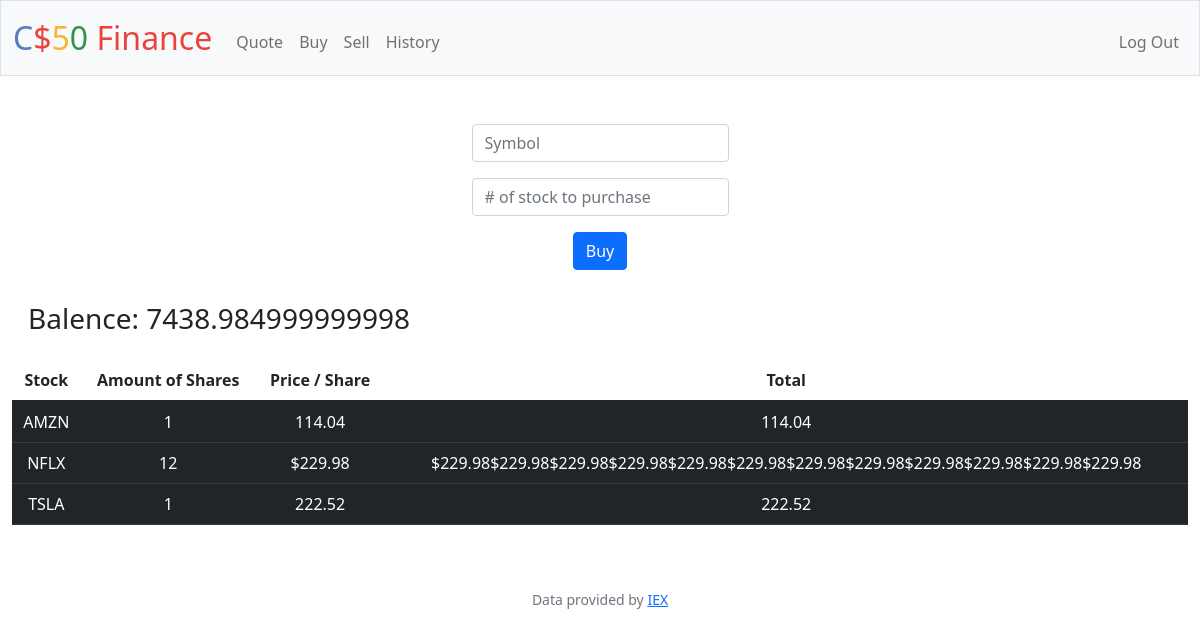
The page /buy (signed in) on the database as committed earlier.
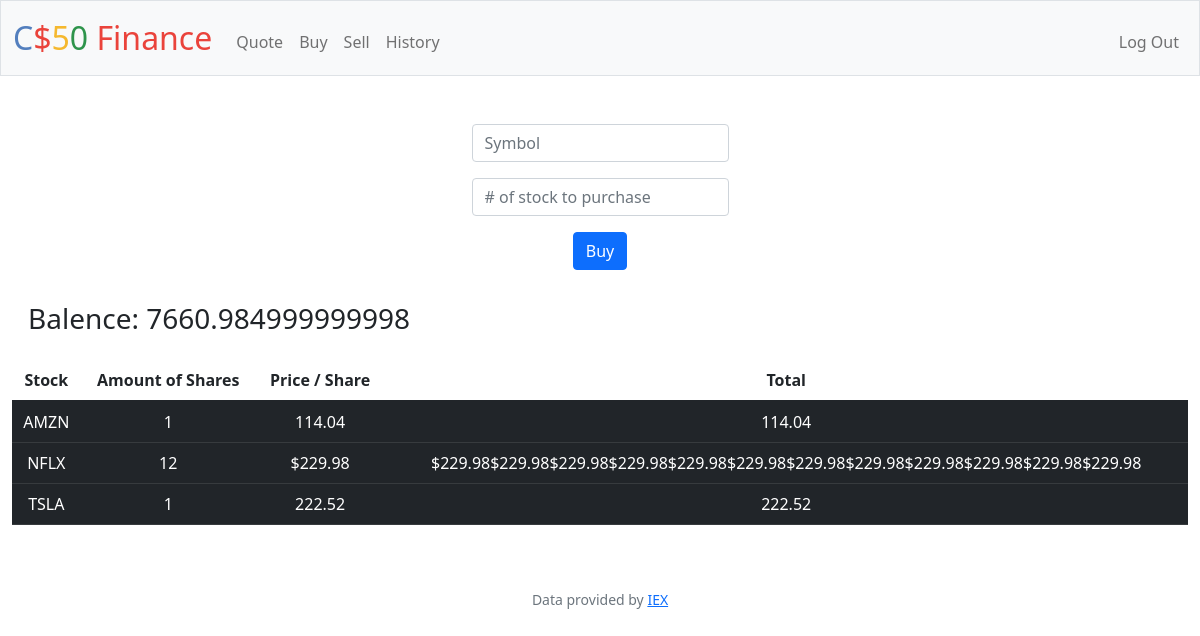
The same page on the database as committed later.
### tables this page shows
CREATE TABLE 'users' (id INTEGER PRIMARY KEY AUTOINCREMENT NOT NULL, username TEXT NOT NULL, hash TEXT NOT NULL,'cash' NUMERIC NOT NULL DEFAULT 10000.00);

### app.py (the view, shortened to what this page needs)
@app.route("/buy", methods=["GET", "POST"])
@login_required
def buy():
    if request.method == "GET":
        user_id = session["user_id"]
        purchases_db = db.execute("SELECT symbol, SUM(SHARES) AS shares, price FROM purchases WHERE user_id = ? AND shares >= 1 AND type = 'BUY' GROUP BY symbol", user_id)
        cash_db = db.execute("SELECT cash FROM users WHERE id = ?", user_id)
        cash = cash_db[0]["cash"]
        return render_template("buy.html", database=purchases_db, cash=cash)

### app.py (called while the page is built)
@app.after_request
def after_request(response):
    response.headers["Cache-Control"] = "no-cache, no-store, must-revalidate"
    response.headers["Expires"] = 0
    response.headers["Pragma"] = "no-cache"
    return response

### helpers.py (called while the page is built)
def login_required(f):
    @wraps(f)
    def decorated_function(*args, **kwargs):
        if session.get("user_id") is None:
            return redirect("/login")
        return f(*args, **kwargs)
    return decorated_function

### templates/buy.html (shortened to what this page needs)
{% extends "layout.html" %}
{% block main %}
    <form action="/buy" method="post">
        <div class="mb-3">
            <input class="form-control mx-auto w-auto" name="symbol" placeholder="Symbol" type="text">
        </div>
        <div>
            <input class="form-control mx-auto w-auto" name="shares" placeholder="# of stock to purchase" type="number">
        </div>
        <div>
            <button style="margin: 1rem;" class="btn btn-primary" type="submit">Buy</button>
        </div>
    </form>
    <h3 style="float: left; padding: 1rem;">Balence: {{ cash }} </h3>
<div class="section" >
 <table class="table table-striped-columns">
    <thead>
        <tr>
            <th scope="col">Stock</th>
            <th cope="col">Amount of Shares</th>
            <th scope="col">Price / Share</th>
            <th scope="col">Total</th>
        </tr>
    </thead>
    <tbody>
        {% for row in database %}
        <tr class="table-dark">
            <td class="table-dark"> {{ row["symbol"] }} </td>
            <td class="table-dark"> {{ row["shares"] }} </td>
            <td class="table-dark"> {{ row["price"] }} </td>
            <td class="table-dark"> {{ row["shares"] * row["price"] }}</td>
          </tr>
        {% endfor %}
    </tbody>
    </table>
 </div>
{% endblock %}

Rows that differ between the two databases and show on the page:
changed users: cash "7438.984999999998" → "7660.984999999998"
